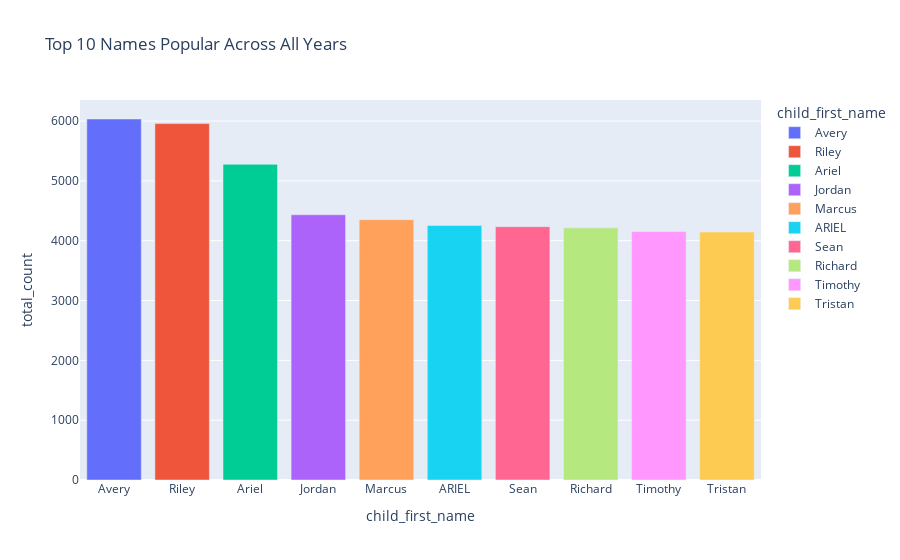

Notebook source saved alongside this figure:
### Markdown cell above
### Code Description:
Creates a DataFrame containing the top 10 names that were popular across all years by rank and visualizes them using a bar plot with Plotly Express.

### Code cell
top_names_rank = pd.DataFrame(sorted_name_totals[:10] ,columns=['child_first_name', 'total_count'])
fig = px.bar(top_names_df, x='child_first_name', y='total_count', title='Top 10 Names Popular Across All Years',
             color='child_first_name')
fig.show()

### Figure 1 — Plotly figure (JSON) as saved in the notebook; plotly's stock layout.template omitted (floating-point values rounded to 4 significant figures)
{"data": [{"alignmentgroup": "True", "hovertemplate": "child_first_name=%{x}<br>total_count=%{y}<extra></extra>", "legendgroup": "Avery", "marker": {"color": "#636efa", "pattern": {"shape": ""}}, "name": "Avery", "offsetgroup": "Avery", "orientation": "v", "showlegend": true, "textposition": "auto", "type": "bar", "x": ["Avery"], "xaxis": "x", "y": [6035], "yaxis": "y"}, {"alignmentgroup": "True", "hovertemplate": "child_first_name=%{x}<br>total_count=%{y}<extra></extra>", "legendgroup": "Riley", "marker": {"color": "#EF553B", "pattern": {"shape": ""}}, "name": "Riley", "offsetgroup": "Riley", "orientation": "v", "showlegend": true, "textposition": "auto", "type": "bar", "x": ["Riley"], "xaxis": "x", "y": [5958], "yaxis": "y"}, {"alignmentgroup": "True", "hovertemplate": "child_first_name=%{x}<br>total_count=%{y}<extra></extra>", "legendgroup": "Ariel", "marker": {"color": "#00cc96", "pattern": {"shape": ""}}, "name": "Ariel", "offsetgroup": "Ariel", "orientation": "v", "showlegend": true, "textposition": "auto", "type": "bar", "x": ["Ariel"], "xaxis": "x", "y": [5277], "yaxis": "y"}, {"alignmentgroup": "True", "hovertemplate": "child_first_name=%{x}<br>total_count=%{y}<extra></extra>", "legendgroup": "Jordan", "marker": {"color": "#ab63fa", "pattern": {"shape": ""}}, "name": "Jordan", "offsetgroup": "Jordan", "orientation": "v", "showlegend": true, "textposition": "auto", "type": "bar", "x": ["Jordan"], "xaxis": "x", "y": [4434], "yaxis": "y"}, {"alignmentgroup": "True", "hovertemplate": "child_first_name=%{x}<br>total_count=%{y}<extra></extra>", "legendgroup": "Marcus", "marker": {"color": "#FFA15A", "pattern": {"shape": ""}}, "name": "Marcus", "offsetgroup": "Marcus", "orientation": "v", "showlegend": true, "textposition": "auto", "type": "bar", "x": ["Marcus"], "xaxis": "x", "y": [4352], "yaxis": "y"}, {"alignmentgroup": "True", "hovertemplate": "child_first_name=%{x}<br>total_count=%{y}<extra></extra>", "legendgroup": "ARIEL", "marker": {"color": "#19d3f3", "pattern": {"shape": ""}}, "name": "ARIEL", "offsetgroup": "ARIEL", "orientation": "v", "showlegend": true, "textposition": "auto", "type": "bar", "x": ["ARIEL"], "xaxis": "x", "y": [4255], "yaxis": "y"}, {"alignmentgroup": "True", "hovertemplate": "child_first_name=%{x}<br>total_count=%{y}<extra></extra>", "legendgroup": "Sean", "marker": {"color": "#FF6692", "pattern": {"shape": ""}}, "name": "Sean", "offsetgroup": "Sean", "orientation": "v", "showlegend": true, "textposition": "auto", "type": "bar", "x": ["Sean"], "xaxis": "x", "y": [4235], "yaxis": "y"}, {"alignmentgroup": "True", "hovertemplate": "child_first_name=%{x}<br>total_count=%{y}<extra></extra>", "legendgroup": "Richard", "marker": {"color": "#B6E880", "pattern": {"shape": ""}}, "name": "Richard", "offsetgroup": "Richard", "orientation": "v", "showlegend": true, "textposition": "auto", "type": "bar", "x": ["Richard"], "xaxis": "x", "y": [4215], "yaxis": "y"}, {"alignmentgroup": "True", "hovertemplate": "child_first_name=%{x}<br>total_count=%{y}<extra></extra>", "legendgroup": "Timothy", "marker": {"color": "#FF97FF", "pattern": {"shape": ""}}, "name": "Timothy", "offsetgroup": "Timothy", "orientation": "v", "showlegend": true, "textposition": "auto", "type": "bar", "x": ["Timothy"], "xaxis": "x", "y": [4154], "yaxis": "y"}, {"alignmentgroup": "True", "hovertemplate": "child_first_name=%{x}<br>total_count=%{y}<extra></extra>", "legendgroup": "Tristan", "marker": {"color": "#FECB52", "pattern": {"shape": ""}}, "name": "Tristan", "offsetgroup": "Tristan", "orientation": "v", "showlegend": true, "textposition": "auto", "type": "bar", "x": ["Tristan"], "xaxis": "x", "y": [4146], "yaxis": "y"}], "layout": {"autosize": true, "barmode": "relative", "legend": {"title": {"text": "child_first_name"}, "tracegroupgap": 0}, "title": {"text": "Top 10 Names Popular Across All Years"}, "xaxis": {"anchor": "y", "autorange": true, "categoryarray": ["Avery", "Riley", "Ariel", "Jordan", "Marcus", "ARIEL", "Sean", "Richard", "Timothy", "Tristan"], "categoryorder": "array", "domain": [0, 1], "range": [-0.5, 9.5], "title": {"text": "child_first_name"}, "type": "category"}, "yaxis": {"anchor": "x", "autorange": true, "domain": [0, 1], "range": [0, 6353.0], "title": {"text": "total_count"}, "type": "linear"}}}
